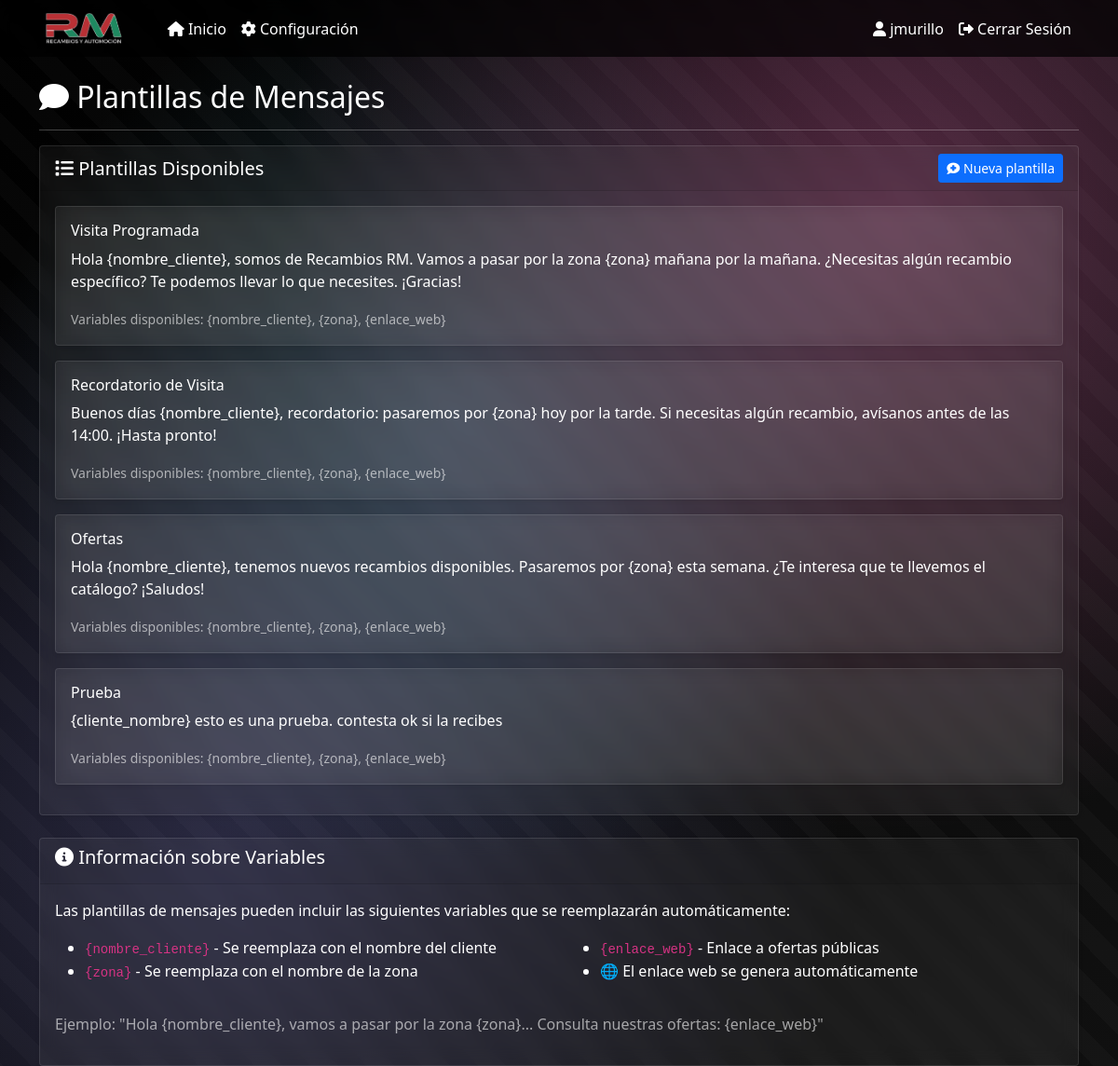
Page /mensajes (signed in) on the committed database.
### models.py (models this page shows, shortened)
class Usuario(db.Model, UserMixin):
    __tablename__ = 'usuario'
    id = db.Column(db.Integer, primary_key=True)
    username = db.Column(db.String(80), unique=True, nullable=False, index=True)
    password_hash = db.Column(db.String(255), nullable=False)
    activo = db.Column(db.Boolean, default=True)
    color = db.Column(db.String(7), default='#007bff')  # Color en formato hexadecimal
    created_at = db.Column(db.DateTime, default=datetime.utcnow)

class MensajePlantilla(db.Model):
    id = db.Column(db.Integer, primary_key=True)
    nombre = db.Column(db.String(100), nullable=False)
    contenido = db.Column(db.Text, nullable=False)
    activo = db.Column(db.Boolean, default=True)
    created_at = db.Column(db.DateTime, default=datetime.utcnow)
    mensajes_enviados = db.relationship('MensajeEnviado', backref='plantilla', lazy=True)

### app.py (the view)
@app.route('/mensajes')
@login_required
def mensajes():
    plantillas = MensajePlantilla.query.filter_by(activo=True).all()
    return render_template('mensajes.html', plantillas=plantillas)

### app.py (called while the page is built, shortened)
@login_manager.user_loader
def load_user(user_id):
    return Usuario.query.get(int(user_id))

@app.before_request
def _asegurar_scheduler():
    global _scheduler_iniciado

### templates/mensajes.html (shortened to what this page needs)
{% extends "base.html" %}
{% block content %}
<div class="row">
    <div class="col-12">
        <h2><i class="fas fa-comment"></i> Plantillas de Mensajes</h2>
        <hr>
    </div>
</div>
<div class="row">
    <div class="col-12">
        <div class="card">
            <div class="card-header d-flex justify-content-between align-items-center">
                <h5 class="mb-0"><i class="fas fa-list"></i> Plantillas Disponibles</h5>
                <a href="{{ url_for('nueva_plantilla') }}" class="btn btn-primary btn-sm">
                    <i class="fas fa-comment-medical"></i> Nueva plantilla
                </a>
            </div>
            <div class="card-body">
                {% if plantillas %}
                    {% for plantilla in plantillas %}
                    <div class="card mb-3">
                        <div class="card-body">
                            <h6 class="card-title">{{ plantilla.nombre }}</h6>
                            <p class="card-text">{{ plantilla.contenido }}</p>
                            <small class="text-muted">
                                Variables disponibles: {nombre_cliente}, {zona}, {enlace_web}
                            </small>
                        </div>
                    </div>
                    {% endfor %}
                {% else %}
                    <div class="text-center py-4">
                        <i class="fas fa-comment fa-3x text-muted mb-3"></i>
                        <p class="text-muted">No hay plantillas de mensajes configuradas.</p>
                    </div>
                {% endif %}
            </div>
        </div>
    </div>
</div>
<div class="row mt-4">
    <div class="col-12">
        <div class="card">
            <div class="card-header">
                <h5><i class="fas fa-info-circle"></i> Información sobre Variables</h5>
            </div>
            <div class="card-body">
                <p>Las plantillas de mensajes pueden incluir las siguientes variables que se reemplazarán automáticamente:</p>
                <div class="row">
                    <div class="col-md-6">
                        <ul>
                            <li><code>{nombre_cliente}</code> - Se reemplaza con el nombre del cliente</li>
                            <li><code>{zona}</code> - Se reemplaza con el nombre de la zona</li>
                        </ul>
                    </div>
                    <div class="col-md-6">
                        <ul>
                            <li><code>{enlace_web}</code> - Enlace a ofertas públicas</li>
                            <li><strong>🌐</strong> El enlace web se genera automáticamente</li>
                        </ul>
                    </div>
                </div>
                <p class="text-muted mt-3">Ejemplo: "Hola {nombre_cliente}, vamos a pasar por la zona {zona}... Consulta nuestras ofertas: {enlace_web}"</p>
            </div>
        </div>
    </div>
</div>
{% endblock %}

### templates/base.html (shortened to what this page needs)
<!DOCTYPE html>
<html lang="es">
<head>
    <link href="https://cdn.jsdelivr.net/npm/bootstrap@5.1.3/dist/css/bootstrap.min.css" rel="stylesheet">
    <link href="https://cdnjs.cloudflare.com/ajax/libs/font-awesome/6.0.0/css/all.min.css" rel="stylesheet">
</head>
<body>
    <nav class="navbar navbar-expand-lg navbar-dark bg-dark">
        <div class="container">
            <a class="navbar-brand d-flex align-items-center" href="{{ url_for('panel') }}">
                <img src="{{ url_for('static', filename='logo_rm.png') }}" alt="Recambios RM" style="height: 35px; margin-right: 10px;">
            </a>
            <div class="collapse navbar-collapse" id="navbarNav">
                <ul class="navbar-nav me-auto">
                    <li class="nav-item">
                        <a class="nav-link {% if request.endpoint == 'panel' %}active{% endif %}" href="{{ url_for('panel') }}">
                            <i class="fas fa-home"></i> Inicio
                        </a>
                    </li>
                    {% if current_user.is_authenticated and current_user.username == 'jmurillo' %}
                    <li class="nav-item">
                        <a class="nav-link {% if request.endpoint == 'configuracion' %}active{% endif %}" href="{{ url_for('configuracion') }}">
                            <i class="fas fa-cog"></i> Configuración
                        </a>
                    </li>
                    {% endif %}
                </ul>
                <ul class="navbar-nav">
                    {% if current_user.is_authenticated %}
                    <li class="nav-item">
                        <span class="nav-link text-light">
                            <i class="fas fa-user"></i> {{ current_user.username }}
                        </span>
                    </li>
                    <li class="nav-item">
                        <a class="nav-link" href="{{ url_for('logout') }}">
                            <i class="fas fa-sign-out-alt"></i> Cerrar Sesión
                        </a>
                    </li>
                    {% else %}
                    <li class="nav-item">
                        <a class="nav-link" href="{{ url_for('login') }}">
                            <i class="fas fa-sign-in-alt"></i> Iniciar Sesión
                        </a>
                    </li>
                    {% endif %}
                </ul>
            </div>
        </div>
    </nav>
    <div class="container mt-4">
        {% block content %}{% endblock %}
    </div>
</body>
</html>

### templates/base.html (style rules this page uses)
body { background: #000000; color: white; position: relative; overflow-x: hidden; min-height: 100vh; }
body::before { content: ''; position: fixed; top: 0; left: 0; width: 100%; height: 100%; background: radial-gradient(circle at 20% 80%, rgba(120, 119, 198, 0.3) 0%, transparent 50%), radial-gradient(circle at 80% 20%, rgba(255, 119, 198, 0.3) 0%, transparent 50%), radial-gradient(circle at 40% 40%, rgba(120, 219, 255, 0.2) 0%, transparent 50%), linear-gradient(135deg, rgba(0, 0, 0, 0.9) 0%, rgba(20, 20, 20, 0.8) 100%); z-index: -1; }
body::after { content: ''; position: fixed; top: 0; left: 0; width: 100%; height: 100%; background-image: linear-gradient(45deg, transparent 25%, rgba(255, 255, 255, 0.02) 25%, rgba(255, 255, 255, 0.02) 50%, transparent 50%, transparent 75%, rgba(255, 255, 255, 0.02) 75%); background-size: 60px 60px; z-index: -1; }
.navbar-brand { font-weight: bold; }
.navbar-brand img { transition: transform 0.3s ease; }
.card { box-shadow: 0 0.125rem 0.25rem rgba(0, 0, 0, 0.075); border: 1px solid rgba(255, 255, 255, 0.1); background: rgba(255, 255, 255, 0.05); backdrop-filter: blur(10px); color: white; }
.navbar-dark .navbar-nav .nav-link { color: #ffffff !important; font-weight: 500; transition: all 0.3s ease; }
.navbar-dark .navbar-brand { color: #ffffff !important; }
.container { position: relative; z-index: 1; }
.navbar { position: relative; z-index: 1000; background: rgba(0, 0, 0, 0.7) !important; backdrop-filter: blur(10px); }
.text-muted { color: rgba(255, 255, 255, 0.6) !important; }

### rows in the picture
Usuario: username "jmurillo"
MensajePlantilla: nombre "Visita Programada", contenido "Hola {nombre_cliente}, somos de Recambios RM. Vamos a pasar por la zona {zona} mañana por la mañana. ¿Necesitas algún recambio específico? Te podemos llevar lo que necesites. ¡Gracias!"
MensajePlantilla: nombre "Recordatorio de Visita", contenido "Buenos días {nombre_cliente}, recordatorio: pasaremos por {zona} hoy por la tarde. Si necesitas algún recambio, avísanos antes de las 14:00. ¡Hasta pronto!"
MensajePlantilla: nombre "Ofertas", contenido "Hola {nombre_cliente}, tenemos nuevos recambios disponibles. Pasaremos por {zona} esta semana. ¿Te interesa que te llevemos el catálogo? ¡Saludos!"
MensajePlantilla: nombre "Prueba", contenido "{cliente_nombre} esto es una prueba. contesta ok si la recibes"
